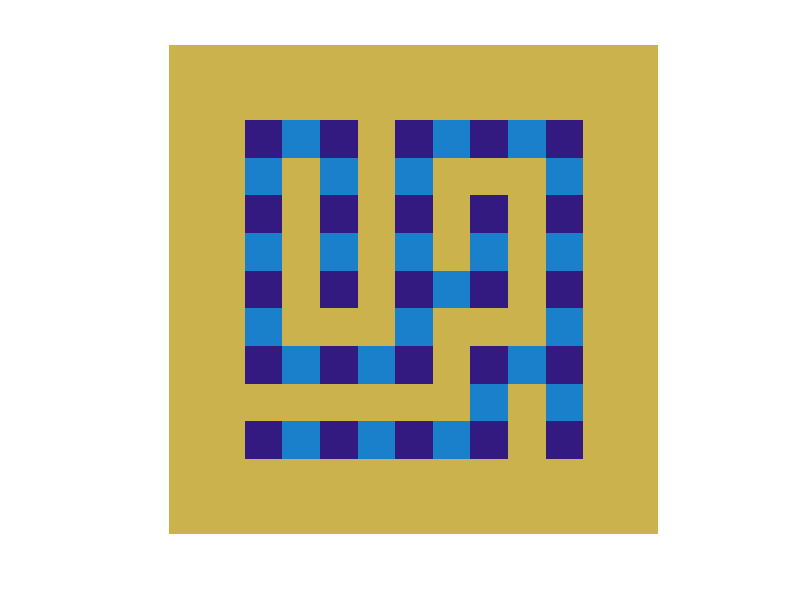

Write the MATLAB code that produced this figure. (Note: this script raises an error after producing the figure.)
%Muestra del algoritmo: paso a paso

clc
clear

%colores: de este colormap map= [0.2,0.1,0.5;0.1,0.5,0.8;0.2,0.7,0.6;0.8,0.7,0.3;0.9,1,0;0,1,0];
%1 = azul marino
%2 = azul claro
%3 = otro azul
%4 = color doge
%5 = amarillo
%6 = verde

%%Paso 1: Generar el laberinto

n=5; %Dificultad

colormap([0.2,0.1,0.5;0.1,0.5,0.8;0.2,0.7,0.6;0.8,0.7,0.3;0.9,1,0;0,1,0]); %[1,1,1;1,1,1;0,0,0]
    set(gcf,'color','w');
    showProgress=1;
    Vacio      = 0;
    Pared        = 2;
    NoVisitado  = -1;
    Visitado     = -2;
 
    m = 2*n+3;
    M = NoVisitado(ones(m));
    offsets = [-1, m, 1, -m];
 
    M([1 2:2:end end],:) = Pared;
    M(:,[1 2:2:end end]) = Pared;
 
    celdaActual = sub2ind(size(M),3,3);
    M(celdaActual) = Visitado;
 
    S = celdaActual;
 
    while (~isempty(S))
        moves = celdaActual + 2*offsets;
        VecinosSinVisitar = find(M(moves)==NoVisitado);
 
        if (~isempty(VecinosSinVisitar))
            next = VecinosSinVisitar(randi(length(VecinosSinVisitar),1));
            M(celdaActual + offsets(next)) = Vacio;
 
            NuevaCelda = celdaActual + 2*offsets(next);
            if (any(M(NuevaCelda+2*offsets)==NoVisitado))
                S = [S NuevaCelda];
            end
 
            celdaActual = NuevaCelda;
            M(celdaActual) = Visitado;
        else
            celdaActual = S(1);
            S = S(2:end);
        end
        if (showProgress)
            image(M-Visitado);
            axis equal off;
            drawnow;
            pause(.01);
        end
    end
    image(M-Visitado);
   axis equal off;



%%Paso 2: Resolver el saberinto



MazoInicio=M;
MazoActual=M;
[x,y]=PosicionAzarDisp(MazoInicio); %Generar posicion al azar
LugarDoge=[x,y]; %Asignarle la posicion al doge                                     (Posicionando doge)
InicioDoge=LugarDoge;
MazoActual(x,y)=4; %Ocupar la posicion del doge en el laberinto

[x,y]=PosicionAzarDisp(MazoActual); %Generar posicion al azar
LugarSalida=[x,y]; %Asignarle la posicion a la salida                                            (Posicionando Salida)
MazoActual(x,y)=600; % Ocupar la posicion de la salida en el laberinto

map= [0.2,0.1,0.5;0.1,0.5,0.8;0.2,0.7,0.6;0.8,0.7,0.3;0.9,1,0;0,1,0]; %Asignarle colores al Mazo
colormap(map);

image(MazoActual);
axis equal off;
drawnow;





%%Paso 3: Mostrar paso a paso la salida del laberinto
encontrado=0;x0=LugarDoge(1);y0=LugarDoge(2);x=x0;y=y0;LabR=MazoActual;
wasd=1;camino=[];j=LugarSalida(1);k=LugarSalida(2);mismolugar=0;


if (x==j && y==k)
  encontrado=1;
  mismolugar=1;
else
  [camino,encontrado]=Buscar(x0,y0,LabR,j,k);
end


%if(encontrado==1 && mismolugar~=1 && ready==0)
%    [x,y,camino,ready,LabR] = pintar_celda(x,y,camino,LabR);
%    image(LabR);
%    axis equal off;
%    drawnow;
%    pause(.1);
%end

